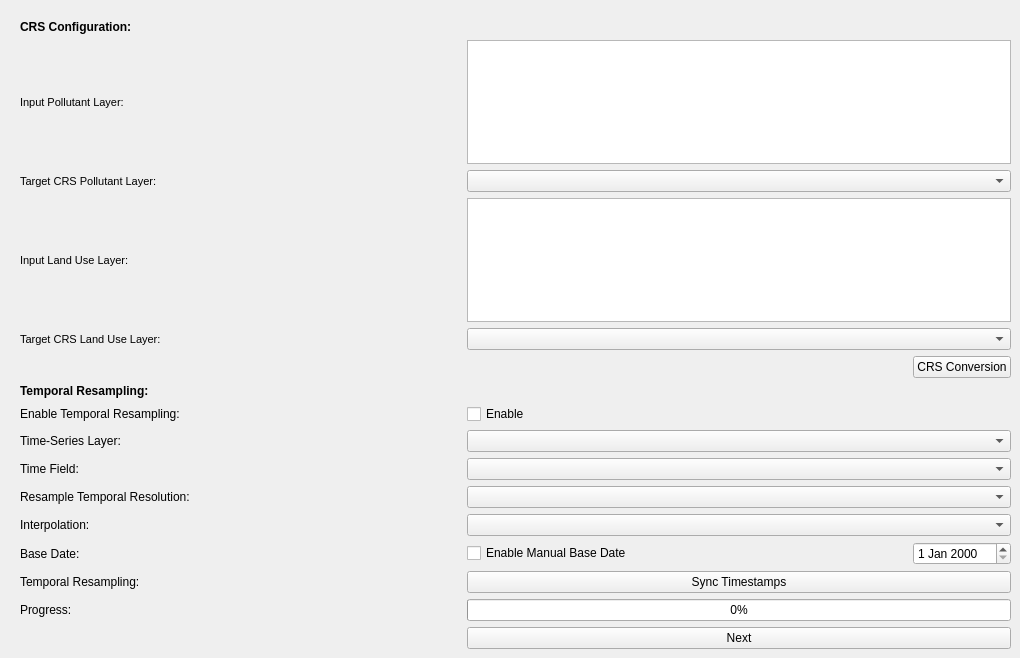
   <widget class="QWidget" name="tDataPreparation">
    <property name="sizePolicy">
     <sizepolicy hsizetype="Expanding" vsizetype="Expanding">
      <horstretch>0</horstretch>
      <verstretch>0</verstretch>
     </sizepolicy>
    </property>
    <property name="minimumSize">
     <size>
      <width>750</width>
      <height>500</height>
     </size>
    </property>
    <property name="maximumSize">
     <size>
      <width>1200</width>
      <height>850</height>
     </size>
    </property>
    <property name="sizeIncrement">
     <size>
      <width>1</width>
      <height>1</height>
     </size>
    </property>
    <property name="baseSize">
     <size>
      <width>1000</width>
      <height>750</height>
     </size>
    </property>
    <attribute name="title">
     <string>Data Preparation</string>
    </attribute>
    <widget class="QWidget" name="layoutWidget_4">
     <property name="geometry">
      <rect>
       <x>20</x>
       <y>20</y>
       <width>991</width>
       <height>629</height>
      </rect>
     </property>
     <layout class="QGridLayout" name="gLDataPreparation" columnstretch="0,0,0">
      <property name="sizeConstraint">
       <enum>QLayout::SetDefaultConstraint</enum>
      </property>
      <item row="12" column="0">
       <widget class="QLabel" name="lInterpolationDataPreparation">
        <property name="text">
         <string>Interpolation:</string>
        </property>
       </widget>
      </item>
      <item row="15" column="0">
       <widget class="QLabel" name="lProgressbarDataPreparation">
        <property name="text">
         <string>Progress:</string>
        </property>
       </widget>
      </item>
      <item row="13" column="1">
       <widget class="QCheckBox" name="cBEnableManualBaseDate">
        <property name="text">
         <string>Enable Manual Base Date</string>
        </property>
       </widget>
      </item>
      <item row="9" column="0">
       <widget class="QLabel" name="lTimeSeriesLayerDataPreparation">
        <property name="text">
         <string>Time-Series Layer:</string>
        </property>
       </widget>
      </item>
      <item row="2" column="0" alignment="Qt::AlignLeft">
       <widget class="QLabel" name="lTargetCRSPollutantLayer">
        <property name="font">
         <font>
          <pointsize>8</pointsize>
         </font>
        </property>
        <property name="text">
         <string>Target CRS Pollutant Layer:</string>
        </property>
       </widget>
      </item>
      <item row="11" column="0">
       <widget class="QLabel" name="lResampleTemporalResolutionDataPreparation">
        <property name="text">
         <string>Resample Temporal Resolution:</string>
        </property>
       </widget>
      </item>
      <item row="14" column="0">
       <widget class="QLabel" name="lAlignWithLayerDataPreparation">
        <property name="text">
         <string>Temporal Resampling:</string>
        </property>
       </widget>
      </item>
      <item row="12" column="1" colspan="2">
       <widget class="QComboBox" name="cBInterpolationDataPreparation"/>
      </item>
      <item row="10" column="1" colspan="2">
       <widget class="QComboBox" name="cBTimeFieldDataPreparation"/>
      </item>
      <item row="1" column="0" alignment="Qt::AlignLeft">
       <widget class="QLabel" name="lInputPollutantLayer">
        <property name="enabled">
         <bool>true</bool>
        </property>
        <property name="font">
         <font>
          <pointsize>8</pointsize>
         </font>
        </property>
        <property name="text">
         <string>Input Pollutant Layer:</string>
        </property>
       </widget>
      </item>
      <item row="9" column="1" colspan="2">
       <widget class="QComboBox" name="cBTimeSeriesLayerDataPreparation"/>
      </item>
      <item row="4" column="0" alignment="Qt::AlignLeft">
       <widget class="QLabel" name="lTargetCRSLandUseLayer">
        <property name="font">
         <font>
          <pointsize>8</pointsize>
         </font>
        </property>
        <property name="text">
         <string>Target CRS Land Use Layer:</string>
        </property>
       </widget>
      </item>
      <item row="3" column="0" alignment="Qt::AlignLeft">
       <widget class="QLabel" name="lInputLandUseLayer">
        <property name="font">
         <font>
          <pointsize>8</pointsize>
         </font>
        </property>
        <property name="text">
         <string>Input Land Use Layer:</string>
        </property>
       </widget>
      </item>
      <item row="7" column="0">
       <widget class="QLabel" name="lEnableTemporalAlignment">
        <property name="text">
         <string>Enable Temporal Resampling:</string>
        </property>
       </widget>
      </item>
      <item row="13" column="2">
       <widget class="QDateEdit" name="dEBaseDateTemporalAlignment"/>
      </item>
      <item row="11" column="1" colspan="2">
       <widget class="QComboBox" name="cBResampleTemporalResoultionDataPreparation"/>
      </item>
      <item row="5" column="2">
       <widget class="QPushButton" name="pBDataPreparationCRSConversion">
        <property name="sizePolicy">
         <sizepolicy hsizetype="Maximum" vsizetype="Fixed">
          <horstretch>0</horstretch>
          <verstretch>0</verstretch>
         </sizepolicy>
        </property>
        <property name="text">
         <string>CRS Conversion</string>
        </property>
       </widget>
      </item>
      <item row="0" column="0" colspan="3">
       <widget class="QLabel" name="lCRSConfiguration">
        <property name="font">
         <font>
          <pointsize>9</pointsize>
          <weight>75</weight>
          <bold>true</bold>
         </font>
        </property>
        <property name="text">
         <string>CRS Configuration:</string>
        </property>
       </widget>
      </item>
      <item row="10" column="0">
       <widget class="QLabel" name="lTimeFieldDataPreparation">
        <property name="text">
         <string>Time Field:</string>
        </property>
       </widget>
      </item>
      <item row="6" column="0">
       <widget class="QLabel" name="lTemporalAlignmentDataPreparation">
        <property name="font">
         <font>
          <pointsize>9</pointsize>
          <weight>75</weight>
          <bold>true</bold>
         </font>
        </property>
        <property name="text">
         <string>Temporal Resampling:</string>
        </property>
       </widget>
      </item>
      <item row="13" column="0">
       <widget class="QLabel" name="lBaseDateTemporalAlginment">
        <property name="text">
         <string>Base Date:</string>
        </property>
       </widget>
      </item>
      <item row="15" column="1" colspan="2">
       <widget class="QProgressBar" name="pBDataPreparation">
        <property name="value">
         <number>0</number>
        </property>
       </widget>
      </item>
      <item row="16" column="1" colspan="2">
       <widget class="QPushButton" name="pBNextDataPreparation">
        <property name="text">
         <string>Next</string>
        </property>
        <property name="icon">
         <iconset>
          <normaloff>Icons/Next.svg</normaloff>Icons/Next.svg</iconset>
        </property>
       </widget>
      </item>
      <item row="14" column="1" colspan="2">
       <widget class="QPushButton" name="pBSyncTimestampsDataPreparation">
        <property name="text">
         <string>Sync Timestamps</string>
        </property>
       </widget>
      </item>
      <item row="7" column="1">
       <widget class="QCheckBox" name="cBEnableTemporalAlignment">
        <property name="text">
         <string>Enable</string>
        </property>
       </widget>
      </item>
      <item row="4" column="1" colspan="2">
       <widget class="QComboBox" name="cBTargetCRSLandUseLayer">
        <property name="sizePolicy">
         <sizepolicy hsizetype="Expanding" vsizetype="Fixed">
          <horstretch>0</horstretch>
          <verstretch>0</verstretch>
         </sizepolicy>
        </property>
       </widget>
      </item>
      <item row="3" column="1" colspan="2">
       <widget class="QListWidget" name="lWInputLandUseLayer">
        <property name="selectionMode">
         <enum>QAbstractItemView::MultiSelection</enum>
        </property>
       </widget>
      </item>
      <item row="2" column="1" colspan="2">
       <widget class="QComboBox" name="cBTargetCRSPollutantLayer">
        <property name="sizePolicy">
         <sizepolicy hsizetype="Expanding" vsizetype="Fixed">
          <horstretch>0</horstretch>
          <verstretch>0</verstretch>
         </sizepolicy>
        </property>
       </widget>
      </item>
      <item row="1" column="1" colspan="2">
       <widget class="QListWidget" name="lWInputPolluatantLayer">
        <property name="selectionMode">
         <enum>QAbstractItemView::MultiSelection</enum>
        </property>
       </widget>
      </item>
     </layout>
    </widget>
   </widget>
